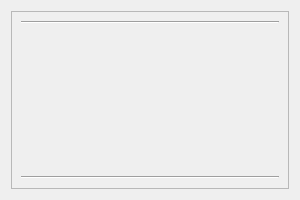
<?xml version="1.0" encoding="UTF-8"?>
<ui version="4.0">
 <class>l5_popup</class>
 <widget class="QWidget" name="l5_popup">
  <property name="geometry">
   <rect>
    <x>0</x>
    <y>0</y>
    <width>300</width>
    <height>200</height>
   </rect>
  </property>
  <property name="maximumSize">
   <size>
    <width>300</width>
    <height>200</height>
   </size>
  </property>
  <layout class="QHBoxLayout" name="horizontalLayout_3">
   <item>
    <widget class="QFrame" name="frame">
     <property name="maximumSize">
      <size>
       <width>300</width>
       <height>200</height>
      </size>
     </property>
     <property name="frameShape">
      <enum>QFrame::StyledPanel</enum>
     </property>
     <property name="frameShadow">
      <enum>QFrame::Raised</enum>
     </property>
     <layout class="QVBoxLayout" name="verticalLayout_2">
      <item>
       <widget class="Line" name="line">
        <property name="orientation">
         <enum>Qt::Horizontal</enum>
        </property>
       </widget>
      </item>
      <item>
       <spacer name="verticalSpacer">
        <property name="orientation">
         <enum>Qt::Vertical</enum>
        </property>
        <property name="sizeHint" stdset="0">
         <size>
          <width>20</width>
          <height>98</height>
         </size>
        </property>
       </spacer>
      </item>
      <item>
       <widget class="Line" name="line_2">
        <property name="orientation">
         <enum>Qt::Horizontal</enum>
        </property>
       </widget>
      </item>
     </layout>
    </widget>
   </item>
  </layout>
 </widget>
 <resources/>
 <connections/>
</ui>
